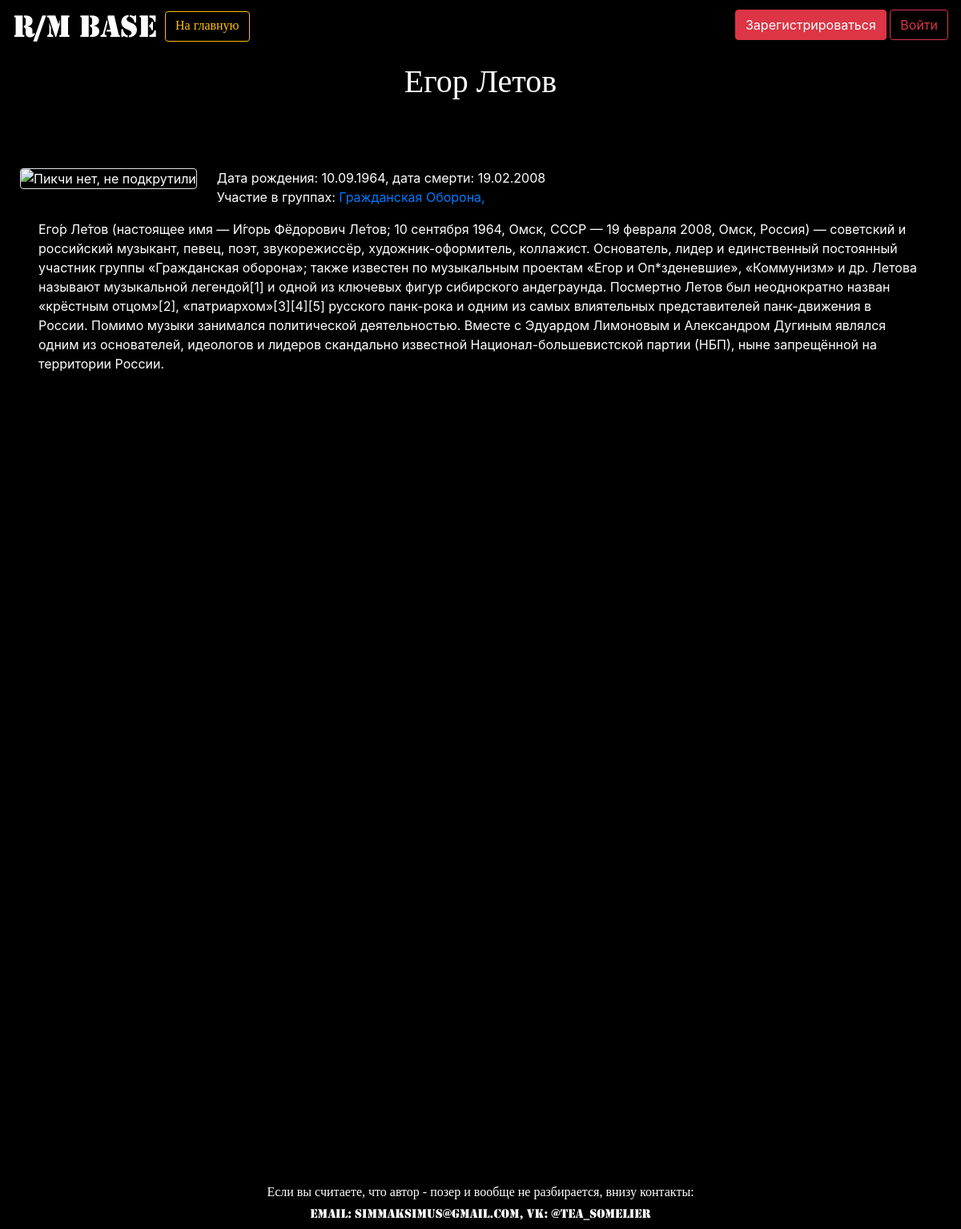
The app's page /musician/3, older data.
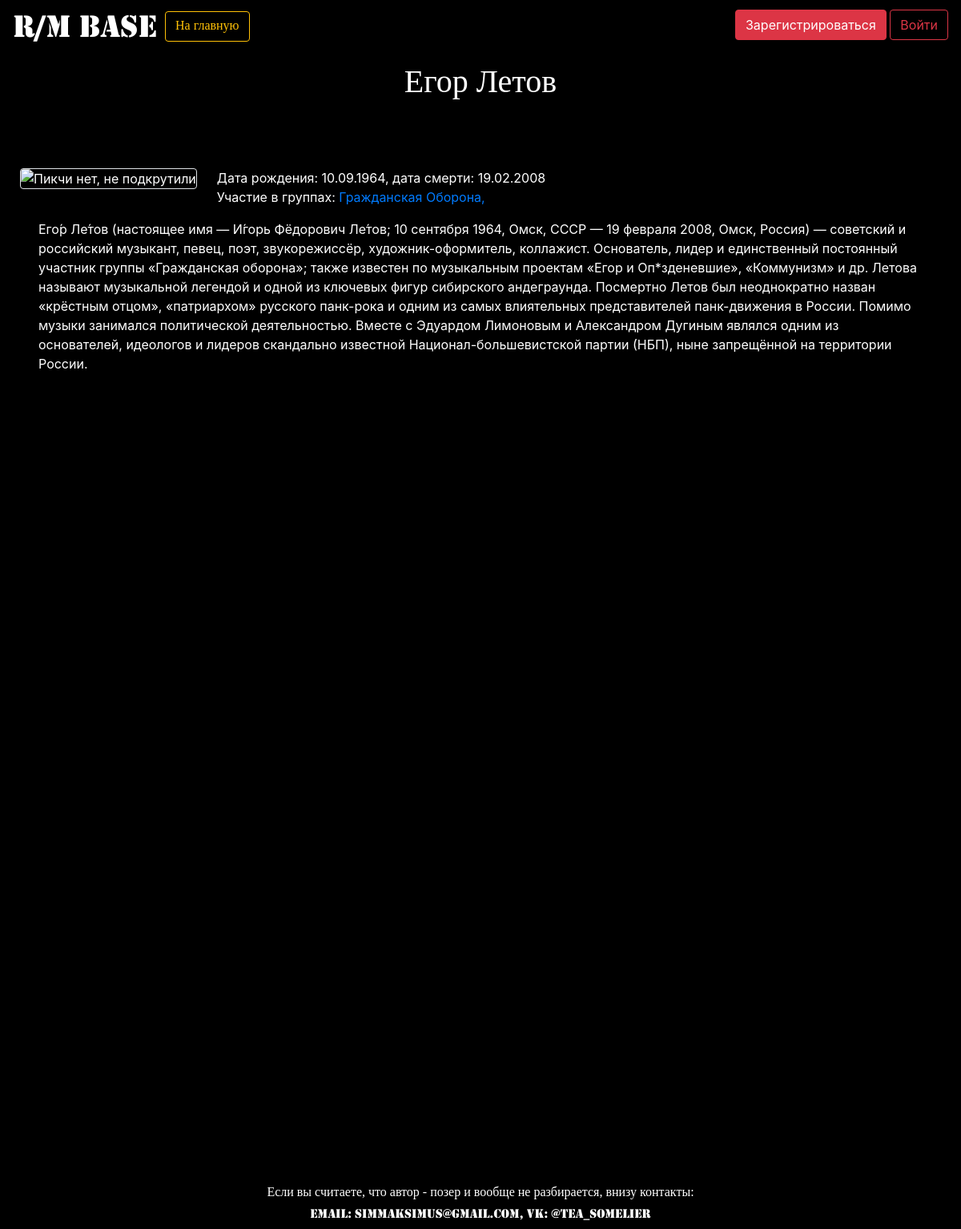
The same page, newer data.
### data/musicians.py (models this page shows)
class Musician(SqlAlchemyBase, SerializerMixin):
    __tablename__ = 'musicians'
    id = sqlalchemy.Column(sqlalchemy.Integer,
                           primary_key=True, autoincrement=True)
    name = sqlalchemy.Column(sqlalchemy.String, nullable=True)
    surname = sqlalchemy.Column(sqlalchemy.String, nullable=True)
    birth_date = sqlalchemy.Column(sqlalchemy.String, nullable=True)
    death_date = sqlalchemy.Column(sqlalchemy.String)
    group_id = sqlalchemy.Column(sqlalchemy.Integer,
                                 sqlalchemy.ForeignKey("groups.id"))
    short_bio = sqlalchemy.Column(sqlalchemy.Text, nullable=True)
    group = orm.relationship("Group")

### main.py (the view, shortened to what this page needs)
@app.route("/musician/<int:id>")
@app.route("/musician/<int:id>/<add_photo>", methods=['GET', 'POST'])
def author_page(id, add_photo=False):
    db_sess = db_session.create_session()
    author = db_sess.query(Musician).get(id)
    bands = [band for band in db_sess.query(Group).filter(Group.name == author.group.name)]
    if add_photo == "add_photo" and current_user.is_authenticated:
        form = PicAddForm()
        if form.validate_on_submit():
            file = form.file.data
            file.save(os.path.join(f'./static/img/{author.id}_auth.jpg'))
        return render_template("single_musician.html", author=author, bands=bands, form=form)
    return render_template("single_musician.html", author=author, bands=bands)

### data/db_session.py (called while the page is built)
def create_session() -> Session:
    global __factory
    return __factory()

### templates/single_musician.html (shortened to what this page needs)
{% extends "base.html" %}
{% block content %}
<link rel="stylesheet" type="text/css" href="/static/css/style.css" />
<h1 style="text-align: center;"><span style="font-family: METAL;">{{author.name}} {{author.surname}}</span></h1>
<br>
<br>
<br>
<body style="color: white; background-color: black;" alink="#cc0000" link="#990000" vlink="#ff6600">
{% if red_form and current_user.is_admin %}
<form action="" method="post" style="text-align: left; padding-left: 100px; padding-right: 100px;">
    {{ red_form.hidden_tag() }}
    <p>
        {{ red_form.name.label }}
        {{ red_form.name(class="form-control") }}<br>
        {% for error in red_form.name.errors %}
            <p class="alert alert-danger" role="alert">
                {{ error }}
            </p>
        {% endfor %}
    </p>
    <p>
        {{ red_form.surname.label }}
        {{ red_form.surname(class="form-control") }}<br>
        {% for error in red_form.surname.errors %}
            <p class="alert alert-danger" role="alert">
                {{ error }}
            </p>
        {% endfor %}
    </p>
    <p>
        {{ red_form.birth_date.label }}
        {{ red_form.birth_date(class="form-control") }}<br>
        {% for error in red_form.birth_date.errors %}
            <p class="alert alert-danger" role="alert">
                {{ error }}
            </p>
        {% endfor %}
    </p>
    <p>
        {{ red_form.death_date.label }}
        {{ red_form.death_date(class="form-control") }}<br>
        {% for error in red_form.death_date.errors %}
            <p class="alert alert-danger" role="alert">
                {{ error }}
            </p>
        {% endfor %}
    </p>
  <p>
    {{ red_form.group_id.label }}
    {% for subfield in red_form.group_id %}
    <tr>
        <td>{{ subfield }}</td>
        <td>{{ subfield.label }}    </td>
    </tr>
    {% endfor %}
    {% for error in red_form.group_id.errors %}
  <p class="alert alert-danger" role="alert">
  {{ error }}
</p>
  {% endfor %}
  </p>
    <p>
        {{ red_form.short_bio.label }}
        {{ red_form.short_bio(type="text", class="form-control") }}<br>
        {% for error in red_form.short_bio.errors %}
            <p class="alert alert-danger" role="alert">
                {{ error }}
            </p>
        {% endfor %}
    </p>
    <p>{{ red_form.submit(type="submit", class="btn btn-outline-warning") }}</p>
    {{message}}
</form>
{% else %}
<p style="text-align: left;">
    <img src="/static/img/{{author.id}}_auth.jpg" alt="Пикчи нет, не подкрутили" class="col-md6 border rounded leftpic" hspace="25">
    Дата рождения: {{author.birth_date}}, дата смерти: {{author.death_date}}<br>
    Участие в группах: <ui>
    {% for b in bands %}
    <a href="/group/{{b.id}}">{{b.name}},</a>
    {% endfor %}
    </ui><br>
</p>
<p style="text-align: left;" class="both">
    {{author.short_bio}}
</p>
<br>
<br>
<br>
<br>
{% endif %}
</body>
{% endblock %}

Row changes from the older to the newer data that the page shows:
changed Musician "Егор": short_bio "…др. Летова называют музыкальной легендой[1] и одной из ключевых фигур сибирского андеграунда. Посмертно Летов был неоднократно назван «крёстным отцом»[2], «патриархом»[3][4][5] русского панк-рока и одним…" → "…др. Летова называют музыкальной легендой и одной из ключевых фигур сибирского андеграунда. Посмертно Летов был неоднократно назван «крёстным отцом», «патриархом» русского панк-рока и одним…"
